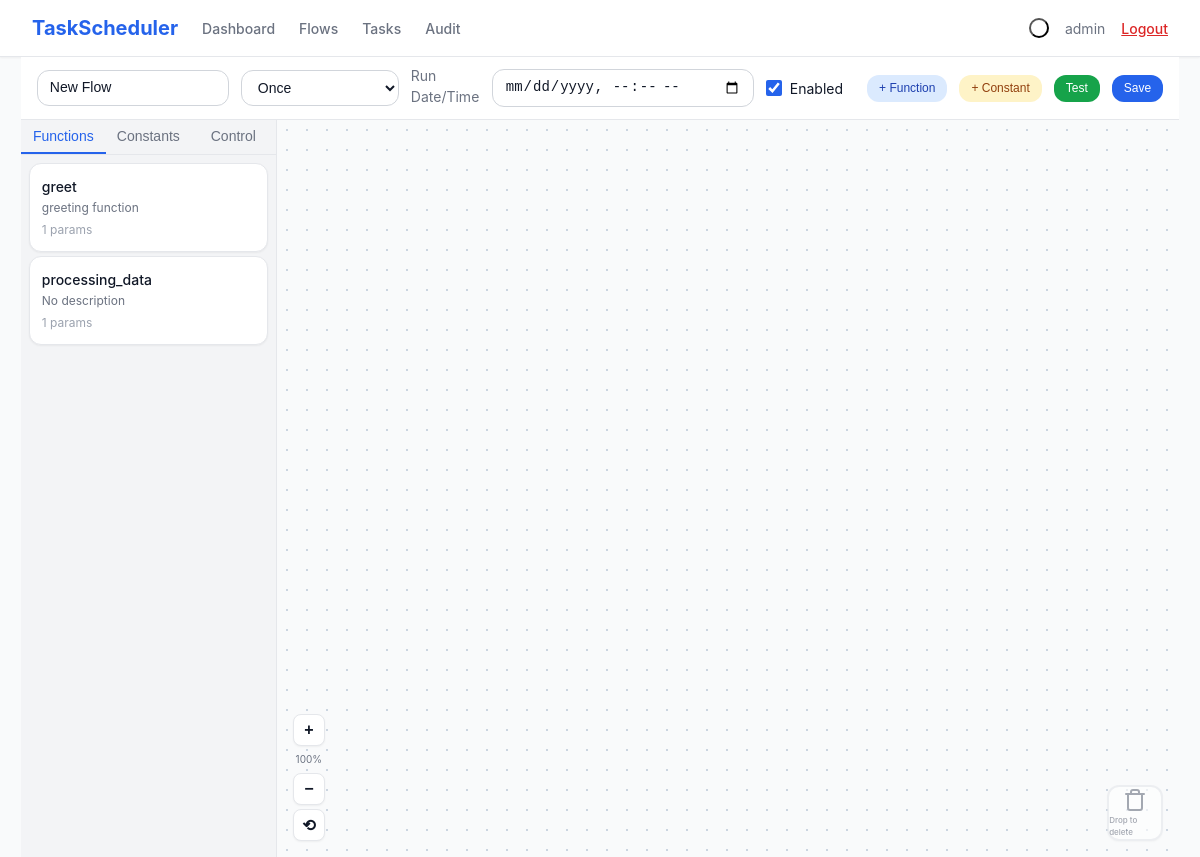
The page /flow/new (signed in) on the database as committed earlier.
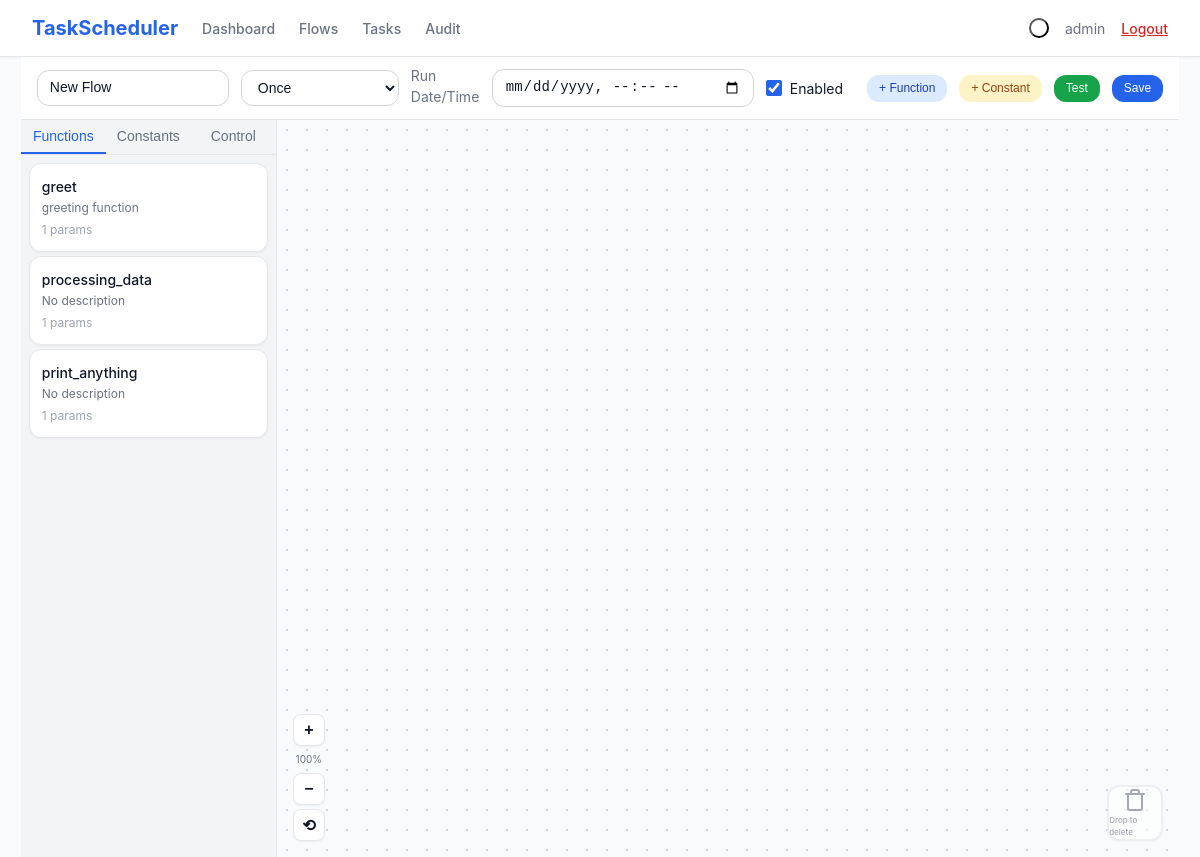
The same page on the database as committed later.
### models.py (models this page shows, shortened)
class Function(db.Model):
    __tablename__ = 'functions'
    id = db.Column(db.Integer, primary_key=True)
    name = db.Column(db.String(100), unique=True, nullable=False)
    description = db.Column(db.Text, nullable=True)
    code = db.Column(db.Text, nullable=False)
    params = db.Column(db.Text, default='[]')
    return_type = db.Column(db.String(50), default='any')
    created_at = db.Column(db.DateTime, default=datetime.utcnow)
    updated_at = db.Column(db.DateTime, default=datetime.utcnow, onupdate=datetime.utcnow)
    def get_params(self):
        return json.loads(self.params) if self.params else []

### app.py (the view, shortened to what this page needs)
@app.route('/flow/new', methods=['GET', 'POST'])
@login_required
def flow_new():
    functions = Function.query.all()
    constants = Constant.query.all()
    return render_template('flow_editor.html', flow=None, functions=functions, constants=constants)

### app.py (called while the page is built)
def login_required(f):
    @wraps(f)
    def decorated_function(*args, **kwargs):
        if 'user_id' not in session:
            if request.is_json or request.path.startswith('/api/'):
                return jsonify({'error': 'Unauthorized'}), 401
            return redirect(url_for('login'))
        return f(*args, **kwargs)
    return decorated_function

### templates/flow_editor.html (shortened to what this page needs)
{% extends "base.html" %}
{% block content %}
<div class="fullscreen" style="margin: -1.5rem -1rem;">
    <div class="toolbar">
        <input type="text" id="flowName" value="{{ flow.name if flow else 'New Flow' }}"
            class="form-input font-medium" style="width:12rem">
        <select id="scheduleType" onchange="updateScheduleFields()" class="form-select" style="width:auto">
            <option value="once" {% if flow and flow.schedule_type == 'once' %}selected{% endif %}>Once</option>
        </select>
        <span id="scheduleFields" class="flex items-center gap-2"></span>
        <label class="flex items-center gap-2 text-sm">
            <input type="checkbox" id="flowEnabled" {% if not flow or flow.enabled %}checked{% endif %} class="form-checkbox">
            <span class="text-body">Enabled</span>
        </label>
        <button onclick="openFunctionModal()" class="btn btn-sm" style="background:var(--bg-primary-100);color:var(--text-blue)">+ Function</button>
        <button onclick="openConstantModal()" class="btn btn-sm" style="background:var(--bg-badge-amber);color:var(--text-amber)">+ Constant</button>
        <button onclick="testFlow()" class="btn btn-success btn-sm">Test</button>
        <button onclick="saveFlow()" class="btn btn-primary btn-sm">Save</button>
    </div>
    <div class="flex flex-1 overflow-hidden">
        <div class="sidebar">
            <div class="sidebar-tabs">
                <button onclick="switchSidebarTab('functions')" id="sidebar-tab-functions" class="sidebar-tab active">Functions</button>
                <button onclick="switchSidebarTab('constants')" id="sidebar-tab-constants" class="sidebar-tab">Constants</button>
                <button onclick="switchSidebarTab('control')" id="sidebar-tab-control" class="sidebar-tab">Control</button>
            </div>
            <div id="sidebar-functions" class="sidebar-content">
                {% for func in functions %}
                <div class="sidebar-item"
                     draggable="true"
                     data-type="function"
                     data-id="{{ func.id }}"
                     data-name="{{ func.name }}"
                     data-params='{{ func.get_params()|tojson }}'>
                    <div class="font-medium text-sm text-body">{{ func.name }}</div>
                    <div class="text-xs text-muted mt-0-5">{{ func.description or 'No description' }}</div>
                    <div class="text-xs text-light mt-1">{{ func.get_params()|length }} params</div>
                </div>
                {% endfor %}
            </div>
        </div>
        <div class="canvas-container" id="canvasContainer">
            <div class="zoom-controls">
                <button class="zoom-btn" onclick="zoomIn()" title="Zoom in">+</button>
                <div class="zoom-level" id="zoomLevel">100%</div>
                <button class="zoom-btn" onclick="zoomOut()" title="Zoom out">−</button>
                <button class="zoom-btn" onclick="resetZoom()" title="Reset">⟲</button>
            </div>
            <div id="trashZone" class="trash-zone">
                <svg width="24" height="24" viewBox="0 0 24 24" fill="none" stroke="currentColor" stroke-width="2" stroke-linecap="round" stroke-linejoin="round">
                    <polyline points="3 6 5 6 21 6"></polyline>
                    <path d="M19 6v14a2 2 0 0 1-2 2H7a2 2 0 0 1-2-2V6m3 0V4a2 2 0 0 1 2-2h4a2 2 0 0 1 2 2v2"></path>
                </svg>
                <span class="trash-label">Drop to delete</span>
            </div>
        </div>
    </div>
</div>
{% endblock %}

Rows that differ between the two databases and show on the page:
added Function: name "print_anything", description "No description", get_params|length "1"
